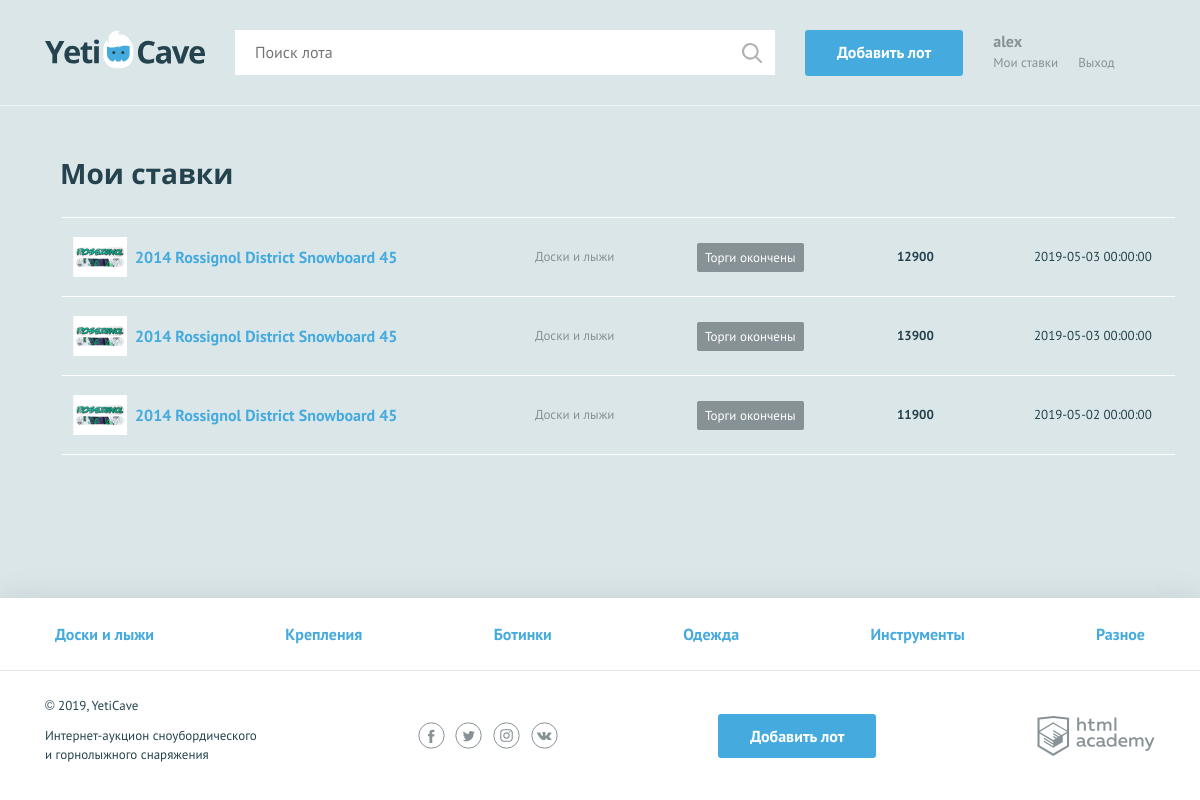
/my-bets.php (signed in), run on the app's committed database.
### tables this page shows
CREATE TABLE lot (
  id INT AUTO_INCREMENT PRIMARY KEY,
  creation_time DATETIME DEFAULT CURRENT_TIMESTAMP,
  name VARCHAR(128) NOT NULL,
  description TEXT NOT NULL,
  image VARCHAR(128) NOT NULL,
  start_price INT NOT NULL,
  end_time DATETIME NOT NULL,
  step INT NOT NULL,
  user_id INT NOT NULL,
  winner_id INT,
  category_id INT NOT NULL,
  INDEX (creation_time),
  FOREIGN KEY (user_id) REFERENCES user (id),
  FOREIGN KEY (winner_id) REFERENCES user (id),
  FOREIGN KEY (category_id) REFERENCES category (id)
);

CREATE TABLE category (
  id INT AUTO_INCREMENT PRIMARY KEY,
  name VARCHAR(128) NOT NULL UNIQUE,
  alias VARCHAR(64) NOT NULL UNIQUE
);

### helpers.php (called while the page is built, shortened)
<?php
function include_template($name, array $data = []) {
    $name = 'templates/' . $name;
    extract($data);
    require $name;
    $result = ob_get_clean();
    return $result;
}
function get_categories($connection) {
    $sql_category = 'SELECT * FROM category';
    $result_category = mysqli_query($connection, $sql_category);
    $categories = mysqli_fetch_all($result_category, MYSQLI_ASSOC);
    return $categories;
}
function get_rows_from_mysql($connection, $sql) {
    $result = mysqli_query($connection, $sql);
    return ($result) ? mysqli_fetch_all($result, MYSQLI_ASSOC) : die("Ошибка " . mysqli_error($connection));
}
function count_time($date) {
    return strtotime($date) - time();
}

### init.php (called while the page is built, shortened)
<?php
$is_auth = isset($_SESSION['user']) ? true : false;
$user_name = $is_auth ? strip_tags($_SESSION['user']['name']) : false;
$user_id = $is_auth ? htmlspecialchars($_SESSION['user']['id']) : false;

### templates/my-bets.php (the view, shortened to what this page needs)
<section class="rates container">
    <h2>Мои ставки</h2>
    <table class="rates__list">
        <?php foreach ($bets as $bet): ?>
        <tr class="rates__item">
            <td class="rates__info">
                <div class="rates__img">
                    <img src="<?=$bet['image']; ?>" width="54" height="40" alt="<?=$bet['name']; ?>">
                </div>
                <h3 class="rates__title"><a href="lot.php?id=<?=$bet['id'] ?>"><?=$bet['name']; ?></a></h3>
            </td>
            <td class="rates__category">
                <?=$bet['cat_name']; ?>
            </td>
            <td class="rates__timer">
                <div class="timer <?=(count_time($bet['end_time']) < 1 && $bet['winner_id'] !== $user_id) ? 'timer--end' : ''; ?>
                <?=(count_time($bet['end_time']) < 1 && $bet['winner_id'] === $user_id) ? 'timer--win' : ''; ?>
                <?=(count_time($bet['end_time']) >= 1 && count_time($bet['end_time']) < 3600) ? 'timer--finishing' : ''; ?>">
                    <?=(count_time($bet['end_time']) < 1 && $bet['winner_id'] !== $user_id) ? 'Торги окончены' : ''; ?>
                </div>
            </td>
            <td class="rates__price">
                <?=$bet['amount']; ?>
            </td>
            <td class="rates__time">
                <?=$bet['creation_time']; ?>
            </td>
        </tr>
        <?php endforeach; ?>
    </table>
</section>

### templates/layout.php (shortened to what this page needs)
<!DOCTYPE html>
<html lang="ru">
<head>
    <link href="../css/normalize.min.css" rel="stylesheet">
    <link href="../css/style.css" rel="stylesheet">
    <link href="<?=$flatpickr_css ?? '' ?>" rel="stylesheet">
</head>
<body>
<div class="page-wrapper">
<header class="main-header">
    <div class="main-header__container container">
        <a class="main-header__logo">
            <img src="../img/logo.svg" width="160" height="39" alt="Логотип компании YetiCave">
        </a>
        <form class="main-header__search" method="get" action="search.php" autocomplete="off">
            <input type="search" name="search" value="<?=$search ?? ''; ?>" placeholder="Поиск лота">
            <input class="main-header__search-btn" type="submit" name="find" value="Найти">
        </form>
        <a class="main-header__add-lot button" href="add.php">Добавить лот</a>
        <nav class="user-menu">
            <?php if ($is_auth): ?>
            <div class="user-menu__logged">
                <p><?=$user_name; ?></p>
                <a class="user-menu__bets" href="my-bets.php">Мои ставки</a>
                <a class="user-menu__logout" href="logout.php">Выход</a>
            </div>
            <?php endif; ?>
        </nav>
    </div>
</header>
<main class="container">
    <?= $content; ?>
</main>
</div>
<footer class="main-footer">
    <nav class="nav">
        <ul class="nav__list container">
            <?php foreach ($categories as $category): ?>
                <li class="nav__item">
                    <a href="pages/all-lots.html"><?=$category['name']; ?></a>
                </li>
            <?php endforeach; ?>
        </ul>
    </nav>
    <div class="main-footer__bottom container">
        <div class="main-footer__copyright">
            <p>© 2019, YetiCave</p>
            <p>Интернет-аукцион сноубордического и горнолыжного снаряжения</p>
        </div>
        <div class="main-footer__social social">
            <a class="social__link social__link--facebook" href="#">
            </a>
            <a class="social__link social__link--twitter" href="#">
            </a>
            <a class="social__link social__link--instagram" href="#">
            </a>
            <a class="social__link social__link--vkontakte" href="#">
            </a>
        </div>
        <a class="main-footer__add-lot button" href="add-lot.html">Добавить лот</a>
        <div class="main-footer__developed-by">
            <a class="logo-academy" href="https://htmlacademy.ru/intensive/php">
            </a>
        </div>
    </div>
</footer>
</body>
</html>

### data on the page
lot: image (picture), name "2014 Rossignol District Snowboard 45", category.name "Доски и лыжи", shows "Торги окончены", amount "12900", creation_time "2019-05-03 00:00:00", amount "13900", amount "11900", creation_time "2019-05-02 00:00:00"
category: name "Доски и лыжи"
category: name "Крепления"
category: name "Ботинки"
category: name "Одежда"
category: name "Инструменты"
category: name "Разное"

### other printed values
$user_name "alex"
